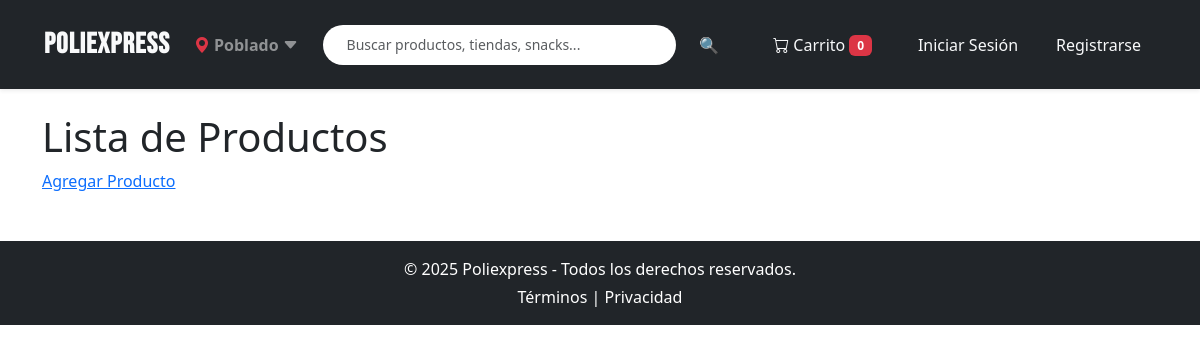
Page /pedidos/productos/ on the earlier database version.
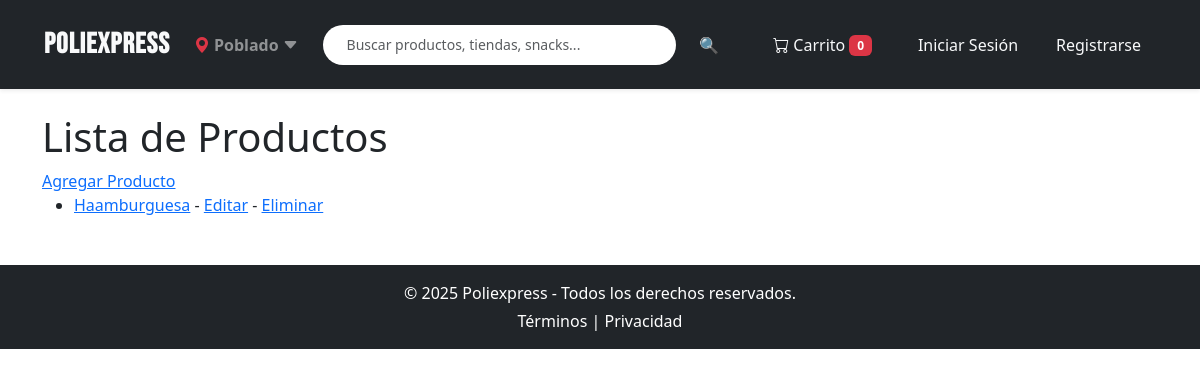
Same page on the later database version.
### pedidos/models.py (models this page shows, shortened)
class Producto(models.Model):
    nombre = models.CharField(max_length=100)
    descripcion = models.TextField()
    precio = models.DecimalField(max_digits=10, decimal_places=2)
    disponible = models.BooleanField(default=True)
    vendedor = models.ForeignKey(User, on_delete=models.CASCADE)
    imagen = models.ImageField(upload_to='', null=True, blank=True)

### pedidos/views.py (the view)
# urls.py: path('productos/', views.lista_productos, name='lista_productos'),
def lista_productos(request):
    productos = Producto.objects.all()
    return render(request, 'pedidos/lista_productos.html', {'productos': productos})

### pedidos/templates/pedidos/lista_productos.html
{% extends 'pedidos/base.html' %}
{% block content %}
<h1>Lista de Productos</h1>
<a href="{% url 'pedidos:crear_producto' %}">Agregar Producto</a>
<ul>
    {% for producto in productos %}
        <li>
            <a href="{% url 'pedidos:detalle_producto' producto.id %}">{{ producto.nombre }}</a>
            - <a href="{% url 'pedidos:editar_producto' producto.id %}">Editar</a>
            - <a href="{% url 'pedidos:eliminar_producto' producto.id %}">Eliminar</a>
        </li>
    {% endfor %}
</ul>
{% endblock %}

Differences in the rows shown:
added Producto: nombre "Haamburguesa"
